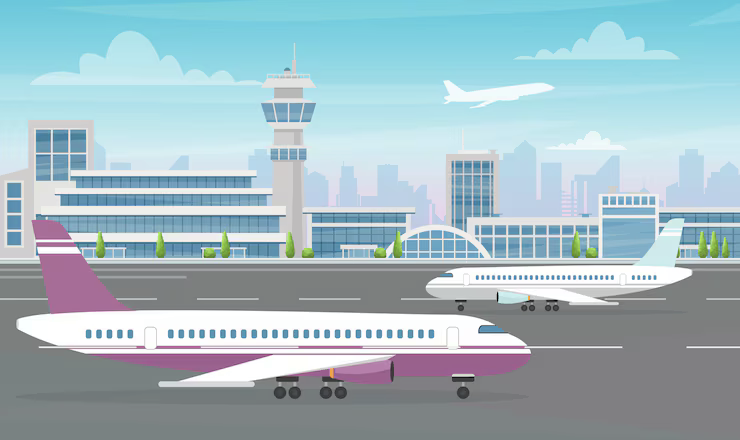
#> input picture assets/paxview/src-airport-day.png, 740 x 440 px
$ python build-airport.py
#> lines starting #> are read from the running program, lines starting #| are printed output that depends on the picture; after the words box and inside, x2 and y2 are one past the last pixel; in counts of white or black regions, pixels touching at a corner belong together
"""Build daytime airport scene: static apron + 3 animated plane sprites."""
from PIL import Image, ImageFilter, ImageDraw
import numpy as np
from pathlib import Path

ROOT = Path(__file__).resolve().parents[1] / "assets" / "paxview"
SRC = ROOT / "src-airport-day.png"


def main():
  im = Image.open(SRC).convert("RGBA")
#> im is the input picture: PIL image 740x440 RGBA; mean R, G, B, A 161.3, 186, 194.5, 255
  arr = np.array(im)
  h, w = arr.shape[:2]
#> h = 440; w = 740
  r = arr[:, :, 0].astype(np.int16)
  g = arr[:, :, 1].astype(np.int16)
  b = arr[:, :, 2].astype(np.int16)
  lum = (r.astype(np.int32) + g + b) // 3
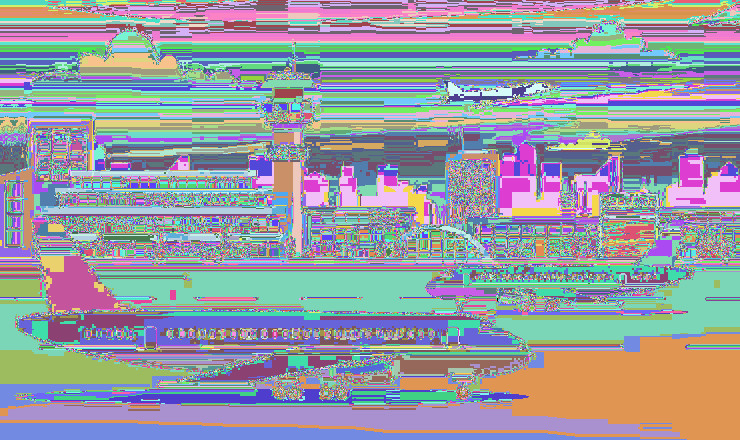
#> lum: shape (440, 740) int32; 242 distinct labels, from 0 to 255; one colour per label, 0 black
  yy, xx = np.mgrid[:h, :w]

  # Hand-tuned boxes on 740×440 art
  planes = {
    "fg": {
      "box": (10, 245, 410, 430),
      "keep": lambda: (
        ((r > 130) & (b > 110) & (g < 140) & (yy > 250))  # magenta body/tail
        | ((lum > 225) & (yy > 260) & (yy < 400) & (xx < 400))  # white top
        | ((lum < 70) & (yy > 340) & (xx < 380))  # gear
        | ((np.abs(r - 180) < 40) & (np.abs(g - 190) < 40) & (yy > 300) & (xx < 360))  # wing grey/white
      ),
    },
    "mid": {
      "box": (400, 195, 680, 345),
      "keep": lambda: (
        ((lum > 210) & (yy > 200) & (yy < 340) & (xx > 400))
        | ((b > r + 10) & (b > 150) & (yy > 195) & (xx > 500))  # blue tail
        | ((lum < 80) & (yy > 280) & (xx > 420) & (xx < 650))
      ),
    },
    "take": {
      "box": (500, 35, 640, 115),
      "keep": lambda: (lum > 245) & (yy < 120) & (xx > 500),
    },
  }

  sprites = {}
  masks = {}
  for name, spec in planes.items():
    x0, y0, x1, y1 = spec["box"]
    keep = spec["keep"]()
    keep[:y0, :] = False
    keep[y1:, :] = False
    keep[:, :x0] = False
    keep[:, x1:] = False
    m = Image.fromarray((keep.astype(np.uint8) * 255))
    m = m.filter(ImageFilter.MaxFilter(3 if name == "take" else 5))
    m = m.filter(ImageFilter.MinFilter(3))
    keep = np.array(m) > 100
    # tighten takeoff — drop huge cloud blobs
    if name == "take" and keep.sum() > 1800:
      keep &= (yy > 50) & (yy < 100) & (xx > 520) & (xx < 620)
      m = Image.fromarray((keep.astype(np.uint8) * 255)).filter(ImageFilter.MaxFilter(2))
      keep = np.array(m) > 128
    masks[name] = keep
    # tight bbox
    if keep.any():
      ys, xs = np.where(keep)
      pad = 4
      box = (max(0, xs.min() - pad), max(0, ys.min() - pad),
             min(w, xs.max() + pad + 1), min(h, ys.max() + pad + 1))
    else:
      box = spec["box"]
    sprites[name] = {"box": box, "keep": keep}
#> this loop made 3 passes
#> (name, x0, y0, x1, y1, box) on passes 1 to 3: ('fg', 10, 245, 410, 430, (11, 249, 415, 404)), ('mid', 400, 195, 680, 345, (396, 191, 685, 345)), ('take', 500, 35, 640, 115, (497, 80, 557, 104))
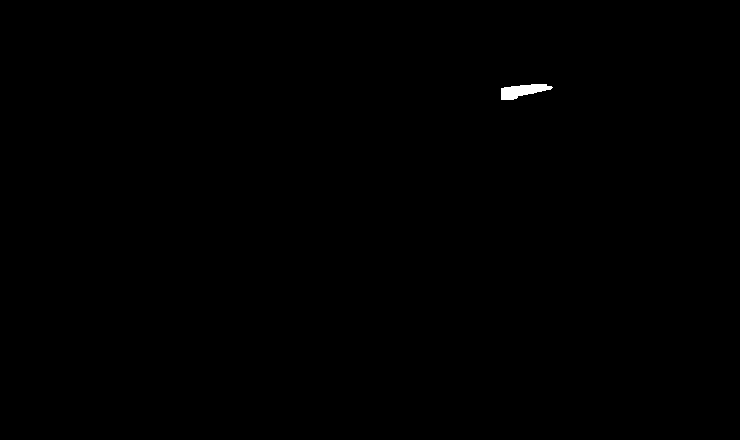
#> keep: shape (440, 740) bool; 0.15% white; 1 white region, box (x1, y1, x2, y2) and area: (501, 84, 553, 100) 501
#> after the loop, masks = 3 items; sprites = 3 items

  # Build base by painting out planes
  base = arr.copy()
  for name, sp in sprites.items():
    keep = sp["keep"]
    x0, y0, x1, y1 = sp["box"]
    if name == "take":
      sky = arr[30:70, 100:200, :3].mean(axis=(0, 1))
      base[keep, :3] = sky
      continue
    # fill with local row samples from outside the mask
    ys, xs = np.where(keep)
    for y, x in zip(ys, xs):
      fill = None
      for dx in range(2, 100):
        for sx in (x - dx, x + dx):
          if 0 <= sx < w and not keep[y, sx]:
            fill = arr[y, sx, :3]
            break
        if fill is not None:
          break
      if fill is None:
        fill = arr[min(h - 1, y + 8), x, :3] if y + 8 < h and not keep[min(h - 1, y + 8), x] else arr[y, 0, :3]
      base[y, x, :3] = fill
#> this loop made 3 passes
#> (name, x0, y0, x1, y1, sky) on pass 3: ('take', 497, 80, 557, 104, [158.3, 220.3, 231.6])
#> (name, x0, y0, x1, y1) on passes 1 to 2: ('fg', 11, 249, 415, 404), ('mid', 396, 191, 685, 345)
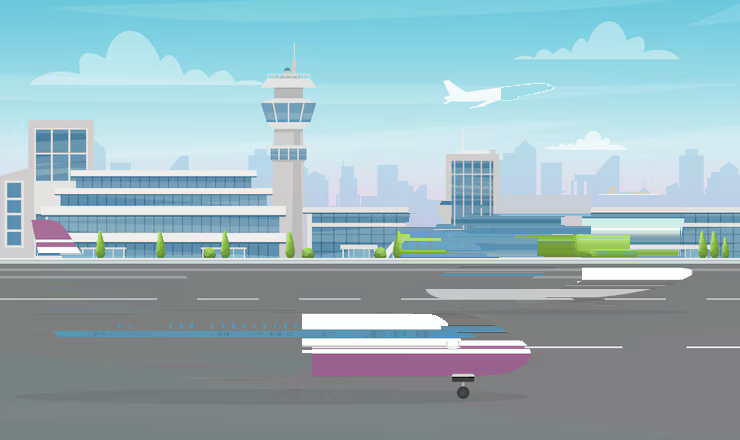
#> base: shape (440, 740, 4); 16.06% of pixels changed, all inside (x1, y1, x2, y2) = (15, 84, 681, 400)

  # soften patched areas
  patch = masks["fg"] | masks["mid"] | masks["take"]
#> patch: shape (440, 740) bool; 16.9% white; 5 white regions (2 under 20 px), largest, box (x1, y1, x2, y2) and area: (15, 253, 521, 400) 30931, (400, 195, 681, 312) 23616, (501, 84, 553, 100) 501
  pm = np.array(Image.fromarray((patch.astype(np.uint8) * 255)).filter(ImageFilter.MaxFilter(9))).astype(np.float32) / 255
#> pm: shape (440, 740) float32; values 0 (black) and 1 (white), 21.2% white; 3 white regions, box (x1, y1, x2, y2) and area: (11, 191, 685, 404) 67739, (497, 80, 557, 104) 1109, (181, 273, 192, 284) 121
  blurred = np.array(Image.fromarray(base).filter(ImageFilter.GaussianBlur(2))).astype(np.float32)
  out = base.astype(np.float32)
  for c in range(3):
    out[:, :, c] = out[:, :, c] * (1 - pm * 0.5) + blurred[:, :, c] * (pm * 0.5)
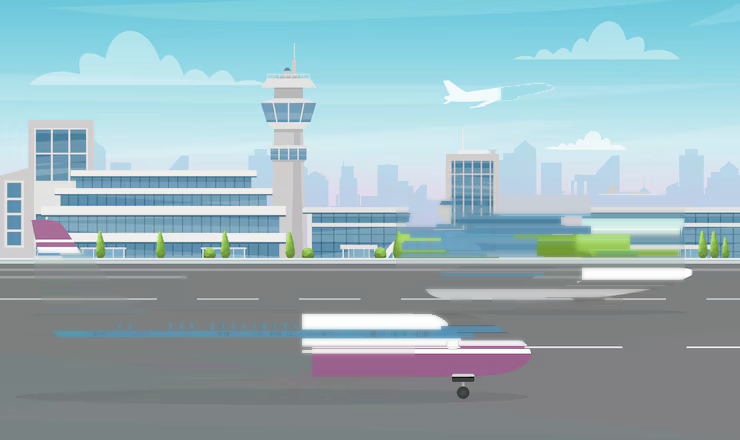
#> out: shape (440, 740, 4) float32; mean R, G, B, A 152.1, 179, 185.9, 255.8
  out[:, :, 3] = 255
  Image.fromarray(np.clip(out, 0, 255).astype(np.uint8)).save(ROOT / "airport-day-base.png", optimize=True)

  layout = {}
  for name, sp in sprites.items():
    x0, y0, x1, y1 = sp["box"]
    crop = arr[y0:y1, x0:x1].copy()
    m = sp["keep"][y0:y1, x0:x1]
    crop[~m, 3] = 0
    crop[crop[:, :, 3] < 10] = 0
    fname = {"fg": "airport-plane-fg.png", "mid": "airport-plane-mid.png", "take": "airport-plane-takeoff.png"}[name]
    Image.fromarray(crop).save(ROOT / fname, optimize=True)
    layout[name] = {
      "left": round(x0 / w * 100, 2),
      "top": round(y0 / h * 100, 2),
      "width": round((x1 - x0) / w * 100, 2),
      "height": round((y1 - y0) / h * 100, 2),
    }
    print(name, fname, crop.shape, "px", int(sp["keep"].sum()), layout[name])
#> this loop made 3 passes
#> (name, x0, y0, x1, y1, fname) on passes 1 to 3: ('fg', 11, 249, 415, 404, 'airport-plane-fg.png'), ('mid', 396, 191, 685, 345, 'airport-plane-mid.png'), ('take', 497, 80, 557, 104, 'airport-plane-takeoff.png')
#| fg airport-plane-fg.png (155, 404, 4) px 28319 {'left': 1.49, 'top': 56.59, 'width': 54.59, 'height': 35.23}
#| mid airport-plane-mid.png (154, 289, 4) px 26280 {'left': 53.51, 'top': 43.41, 'width': 39.05, 'height': 35.0}
#| take airport-plane-takeoff.png (24, 60, 4) px 501 {'left': 67.16, 'top': 18.18, 'width': 8.11, 'height': 5.45}
#> pass 1, in main, `m = sp["keep"][y0:y1, x0:x1]`:
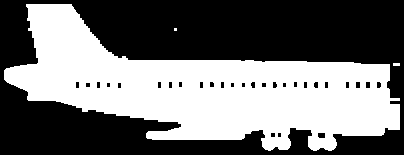
#> m: shape (155, 404) bool; 45.2% white; 3 white regions (1 under 20 px), largest, box (x1, y1, x2, y2) and area: (4, 4, 400, 151) 28289, (393, 63, 400, 66) 21
#> pass 1, in main, `Image.fromarray(crop).save(ROOT / fname, optimize=True)`:
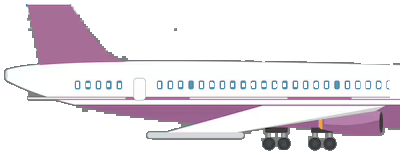
#> saved as airport-plane-fg.png: PIL image 404x155 RGBA; mean R, G, B, A 93.3, 87.1, 92.8, 115.3; transparent parts drawn white
#> after the loop:
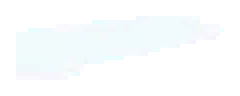
#> crop: shape (24, 60, 4) (shown 4 times larger); mean R, G, B, A 84.1, 86.9, 87.8, 88.7; transparent parts drawn white
#> after the loop, layout = 3 items

  import json
  (ROOT / "airport-layout.json").write_text(json.dumps(layout, indent=2), encoding="utf-8")
  print("wrote airport-layout.json")


if __name__ == "__main__":
  main()
